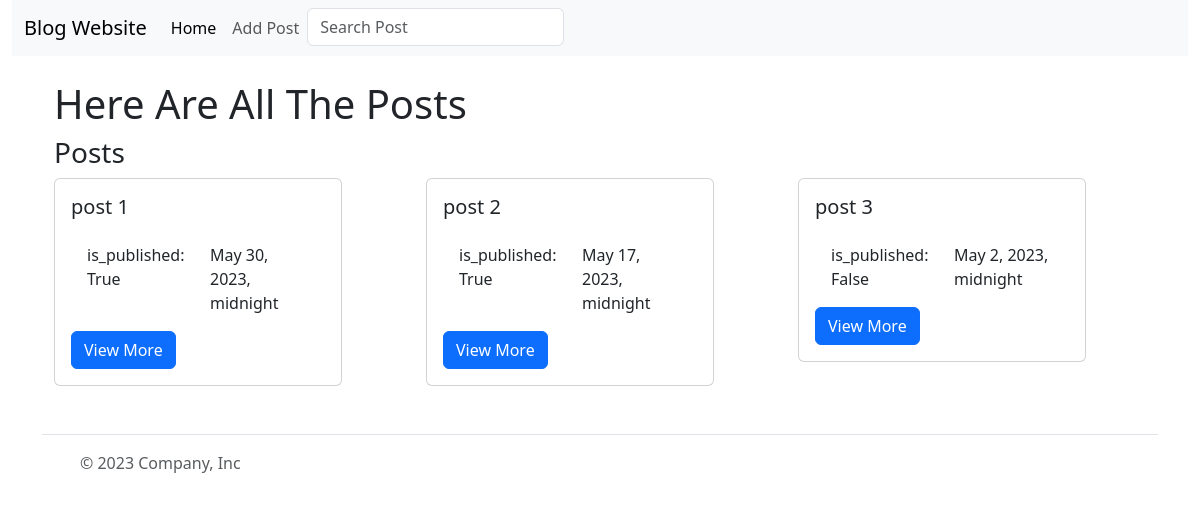
The page / on the database its author committed.
### main_app/models.py (models this page shows)
class Post(models.Model):
    title = models.CharField(max_length=100)
    content = models.TextField()
    is_published = models.BooleanField()
    publish_date = models.DateTimeField()

### main_app/views.py (the view)
# urls.py: path("", views.index_page, name="index_page"),
def index_page(request:HttpRequest):
    posts = Post.objects.all()
    return render(request, "main_app/index.html", {"posts" : posts})

### main_app/templates/main_app/index.html (shortened to what this page needs)
{% extends 'main_app/base.html' %}
{% block content %}
<h1>Here Are All The Posts</h1>
<h3>Posts</h3>
<div class="row">
    {% for post in posts %}
        <div class="col">
            <div class="card" style="width: 18rem;">
                <div class="card-body">
                <h5 class="card-title">{{ post.title }}</h5>
                <div class="card-body">
                    <div class="row">
                        <div class="col">is_published: {{post.is_published}}</div>
                        <div class="col">{{post.publish_date}}</div>
                    </div>
                </div>
                <a href="#" class="btn btn-primary">View More</a>
                </div>
            </div>
        </div>
    {% endfor %}
</div>
{% endblock %}

### rows shown on the page
Post: title "post 1", is_published "True", publish_date "May 30, 2023, midnight"
Post: title "post 2", is_published "True", publish_date "May 17, 2023, midnight"
Post: title "post 3", is_published "False", publish_date "May 2, 2023, midnight"
